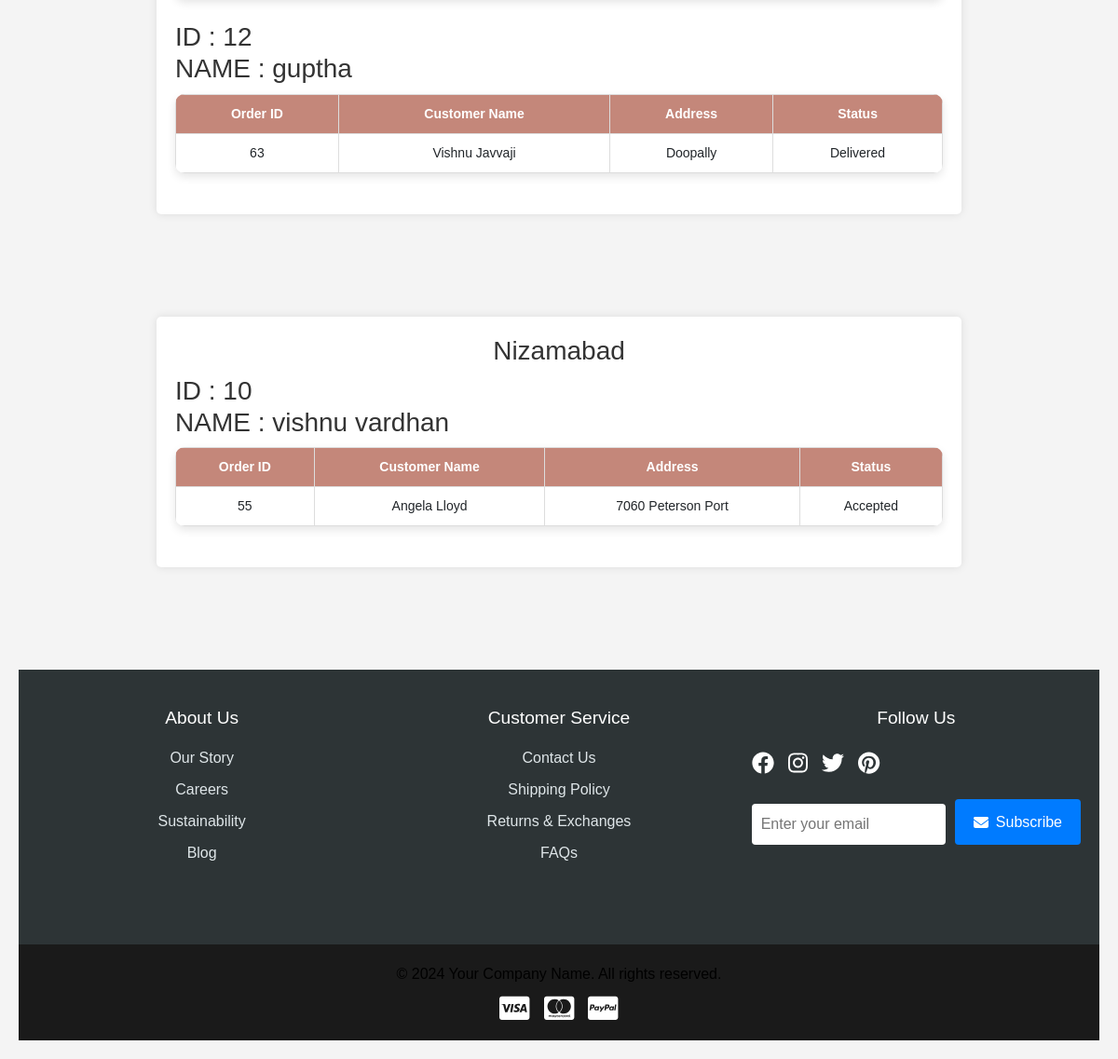
Before: /delivery/delivery_agents_info (signed in, lower part) with the older database file.
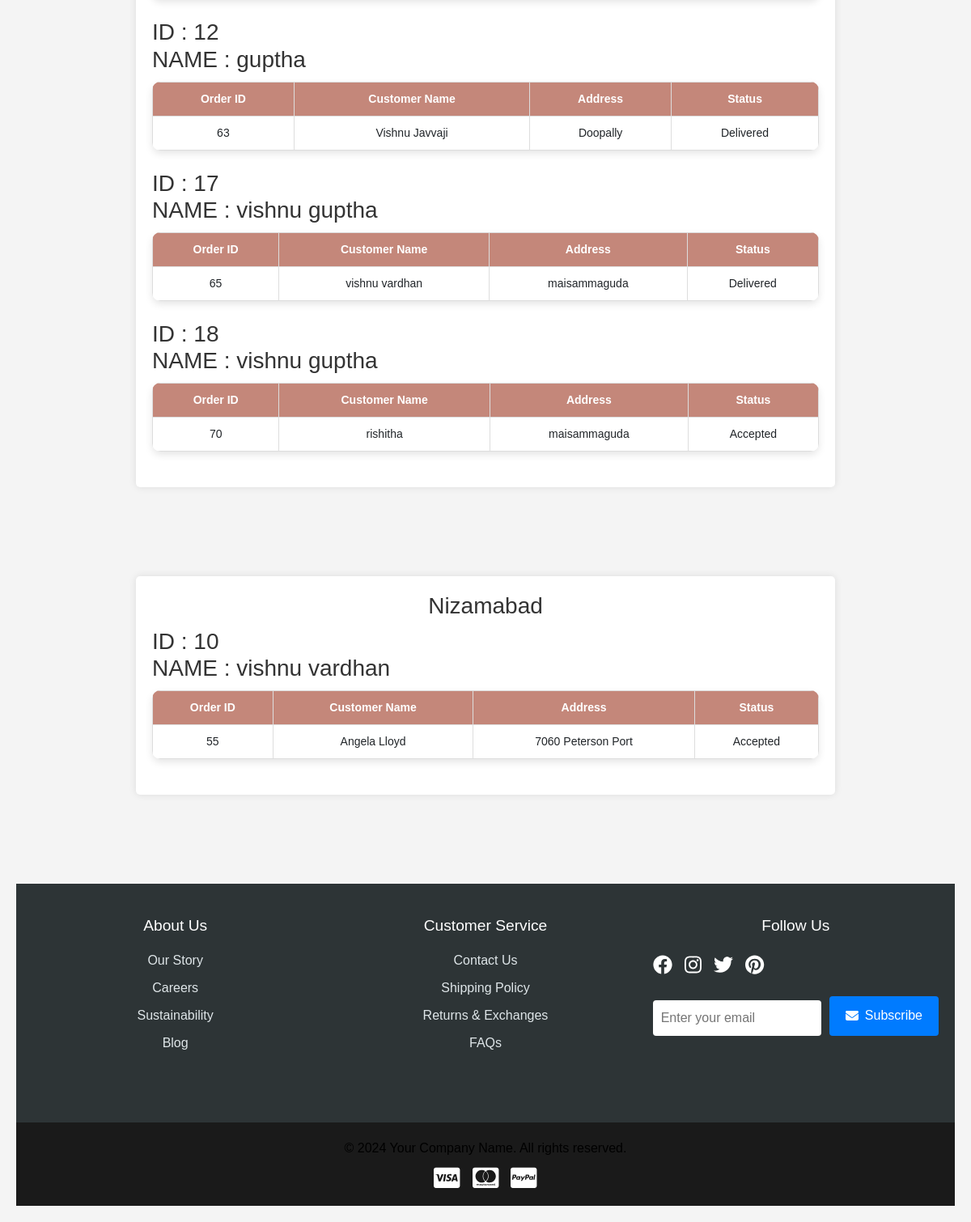
After: the same page with the newer database file.
### app/models.py (models this page shows, shortened)
class User(db.Model, UserMixin):
    __tablename__ = 'users'
    id = db.Column(db.Integer, primary_key=True)
    name = db.Column(db.String(100), nullable=False)
    phone = db.Column(db.String(15), nullable=False)
    email = db.Column(db.String(100), unique=True, nullable=False)
    password = db.Column(db.String(255), nullable=False)
    address = db.Column(db.Text, nullable=False)
    state = db.Column(db.String(50), nullable=False)
    city = db.Column(db.String(50), nullable=False)
    pincode = db.Column(db.String(10), nullable=False)
    reset_token = db.Column(db.String(255), nullable=True)
    reset_token_expiry = db.Column(db.DateTime, nullable=True)
    approved = db.Column(db.Boolean, default=False)
    role = db.Column(db.String(10), nullable=False)

class Order(db.Model):
    __tablename__ = 'orders'
    id = db.Column(db.Integer, primary_key=True)
    user_id = db.Column(db.Integer, db.ForeignKey('users.id'), nullable=False)
    total_price = db.Column(db.Float, nullable=False)
    status = db.Column(db.String(50), nullable=False, default="Pending")  # ('Pending', 'Shipped', 'Delivered', 'Cancelled')
    order_date = db.Column(db.DateTime, nullable=False, default=lambda: datetime.now(timezone.utc))
    delivery_date = db.Column(db.DateTime, nullable=True)
    order_items = db.relationship('OrderItem', backref='order', lazy=True, cascade="all, delete-orphan")
    delivery_person_id = db.Column(db.Integer, db.ForeignKey('users.id'), nullable=True)
    customer_name = db.Column(db.String(100), nullable=False)
    address_line_1 = db.Column(db.String(100), nullable=False)
    state = db.Column(db.String(100), nullable=False)
    city = db.Column(db.String(100), nullable=False)
    pincode = db.Column(db.String(20), nullable=False)
    mail = db.Column(db.String(50), nullable=False)

### app/delivery.py (the view)
@delivery_bp.route("/delivery_agents_info")
@login_required
def delivery_agents_info():
    from collections import defaultdict
    agents = User.query.filter(User.role == "delivery_agent", User.approved == 1).all()
    agents_by_city = defaultdict(list)
    for agent in agents:
        agents_by_city[agent.city].append(agent)
    order = defaultdict(list)
    orders = Order.query.all()
    for o in orders:
        order[o.delivery_person_id].append(o)
    return render_template("delivery_agents_info.html",agents=agents_by_city, orders = order)

### app/templates/delivery_agents_info.html (shortened to what this page needs)
{% extends "base.html" %}
{% block content %}
<link rel="stylesheet" href="{{ url_for('static', filename='css/delivery.css') }}">
    {% for city,agent_list in agents.items() %}
        <div class="container">
            <div class="section">
                <h3>{{ city }}</h3>
                {% if agent_list %}
                    {% for agent in agent_list %}
                        {% if agent.approved %}
                            <h3 style="text-align: left;">ID : {{ agent.id }} <br> NAME : {{ agent.name }} </h3>
                                {% if orders[agent.id] %}
                                    <table>
                                        <tr>
                                            <th>Order ID</th>
                                            <th>Customer Name</th>
                                            <th>Address</th>
                                            <th>Status</th>
                                        </tr>
                                        {% for order in orders[agent.id] %}
                                        <tr>
                                            <td>{{ order.id }}</td>
                                            <td>{{ order.customer_name }}</td>
                                            <td>{{ order.address_line_1 }}</td>
                                            <td>{{ order.status }}</td>
                                        </tr>
                                        {% endfor %}
                                    </table>
                                {% else %}
                                    <h3>No orders taken</h3>
                                {% endif %}
                                <br>
                            {% endif %}
                        {% endfor %}
                    {% else %}
                        <p class="empty">No delivered orders</p>
                {% endif %}
            </div>
        </div>
    {% endfor %}
{% endblock %}

Changed rows visible on the page:
added User: id "17", name "vishnu guptha"
added Order: id "65", customer_name "vishnu vardhan", address_line_1 "maisammaguda", status "Delivered", shown under "17"
added User: id "18", name "vishnu guptha"
added Order: id "70", customer_name "rishitha", address_line_1 "maisammaguda", status "Accepted", shown under "18"
